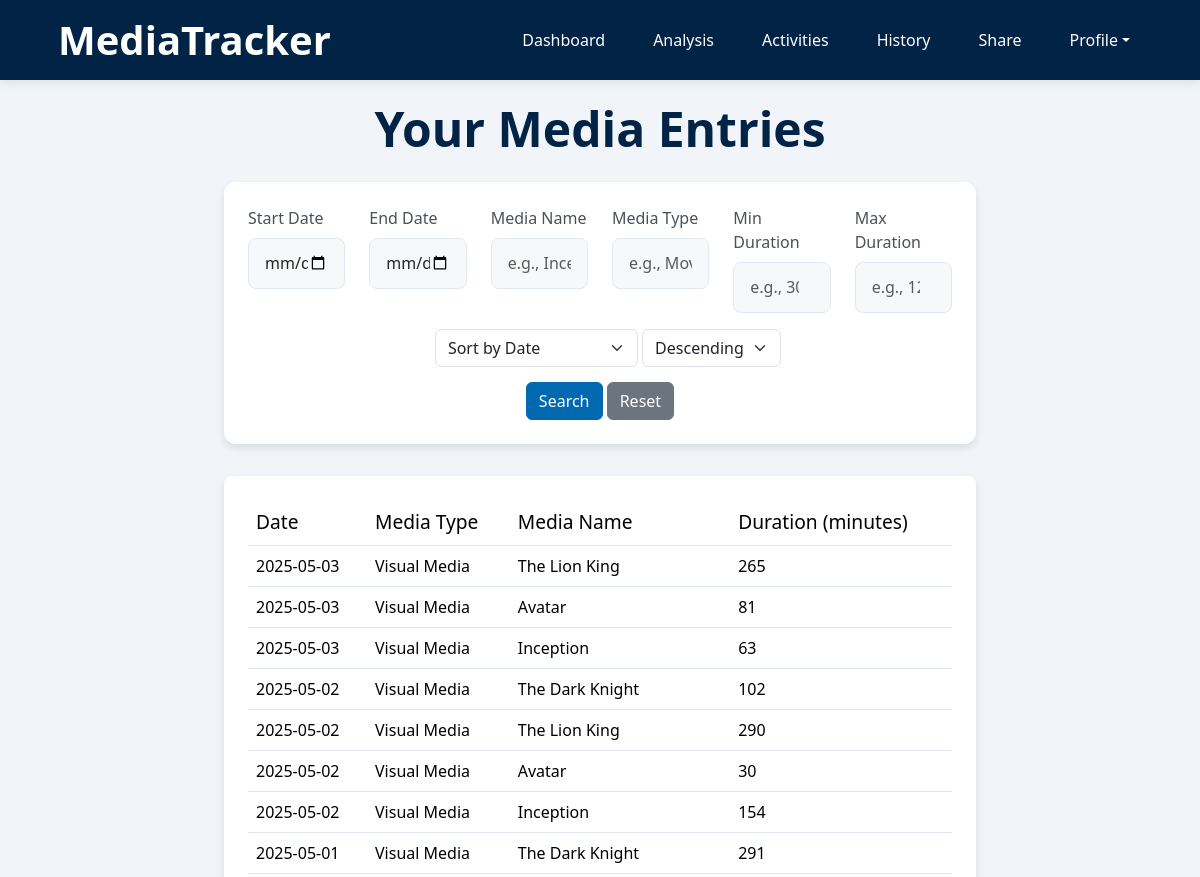
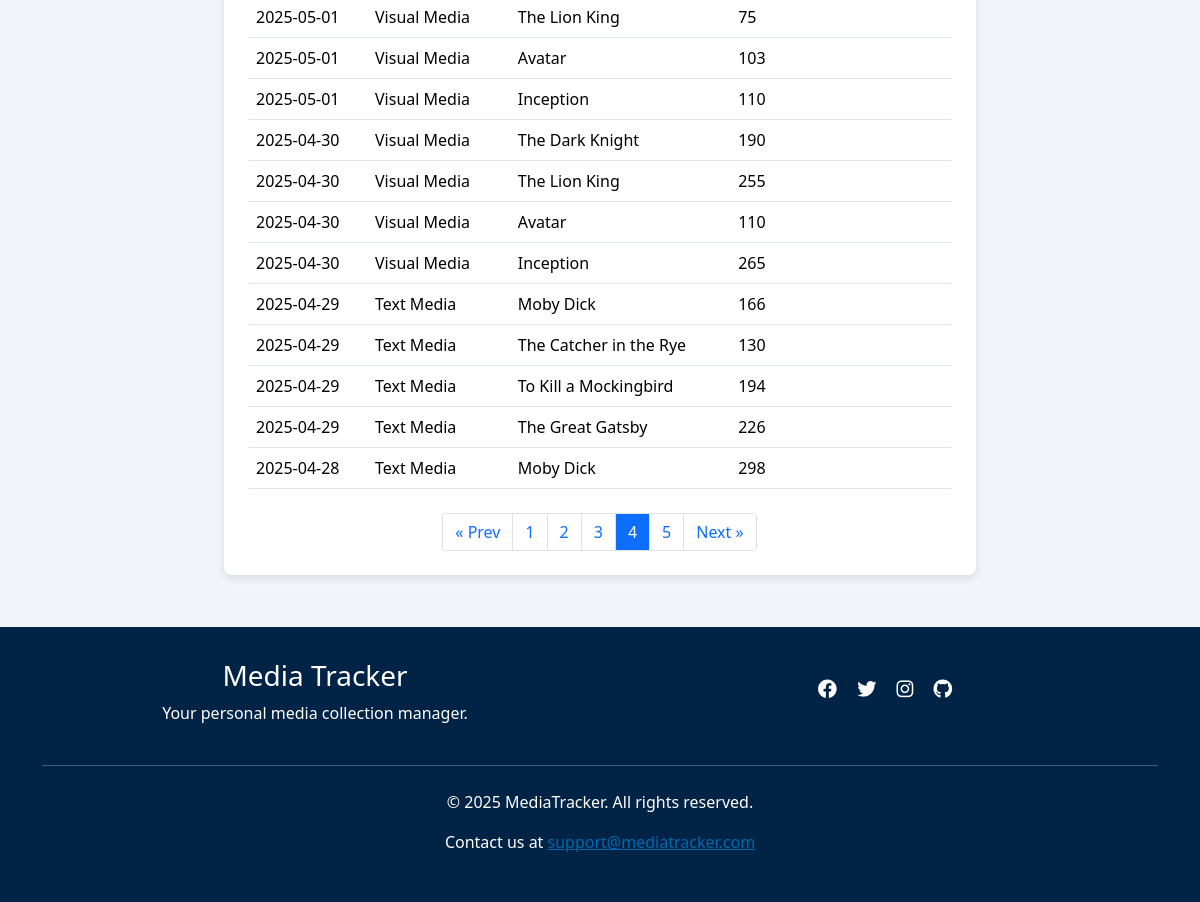
The app's page /viewdata?page=4 (signed in) with its own data (2 pictures, top to bottom).
### app/models.py (models this page shows)
class Entries(db.Model):
    __tablename__ = 'Entries'
    id = db.Column(db.Integer, primary_key=True)
    activity_id = db.Column(db.Integer, db.ForeignKey('Activities.id'), nullable=True)
    date = db.Column(db.Date, nullable=False)
    duration = db.Column(db.Integer, nullable=False)
    comment = db.Column(db.Text, nullable=True)

class Activities(db.Model):
    __tablename__ = 'Activities'
    id = db.Column(db.Integer, primary_key=True)
    username = db.Column(db.String(80), db.ForeignKey('Users.username'), nullable=False)
    media_type = db.Column(db.String(50), nullable=False)
    media_subtype = db.Column(db.String(50), nullable=True)
    media_name = db.Column(db.String(120), nullable=False)
    status = db.Column(db.String(20), nullable=False, default='ongoing')
    start_date = db.Column(db.Date, nullable=True)
    end_date = db.Column(db.Date, nullable=True)
    rating = db.Column(db.Float, nullable=True)
    comment = db.Column(db.Text, nullable=True)
    media_entries = db.relationship('Entries', backref='activity')

### app/routes.py (the view)
@blueprint.route('/viewdata', methods=['GET'])
@login_required
def viewdata():
    result = get_entries(current_user.username, request)
    if result: return result

### app/forms.py
class DeleteEntryForm(FlaskForm):
    entry_id = HiddenField('Entry ID', validators=[DataRequired()])
    submit = SubmitField('Delete Entry')

### app/models.py (called while the page is built)
@login.user_loader
def load_user(username):
    return db.session.get(Users, username)

### app/templates/viewdata.html (shortened to what this page needs)
{% extends "base.html" %}
{% block content %}
<div class="page-container">
    {% if current_user.username == username %}
        <h2 class="text-center page-title">Your Media Entries</h2>
    {% else %}
        <h2 class="text-center page-title">{{ username }}'s Media Entries</h2>
    {% endif %}
    <section class="section wow fadeIn" data-wow-duration="0.2s" data-wow-delay="0.05s">
        <form action="{{ url_for('main.viewdata') }}" method="GET">
            <div class="row">
                <div class="col-md-2">
                    <label for="start_date" class="form-label">Start Date</label>
                    <input type="date" id="start_date" name="start_date" class="form-control" value="{{ request.args.get('start_date', '') }}">
                </div>
                <div class="col-md-2">
                    <label for="end_date" class="form-label">End Date</label>
                    <input type="date" id="end_date" name="end_date" class="form-control" value="{{ request.args.get('end_date', '') }}">
                </div>
                <div class="col-md-2">
                    <label for="media_name" class="form-label">Media Name</label>
                    <input type="text" id="media_name" name="media_name" class="form-control" placeholder="e.g., Inception" value="{{ request.args.get('media_name', '') }}">
                </div>
                <div class="col-md-2">
                    <label for="media_type" class="form-label">Media Type</label>
                    <input type="text" id="media_type" name="media_type" class="form-control" placeholder="e.g., Movie" value="{{ request.args.get('media_type', '') }}">
                </div>
                <div class="col-md-2">
                    <label for="min_duration" class="form-label">Min Duration</label>
                    <input type="number" id="min_duration" name="min_duration" class="form-control" placeholder="e.g., 30" value="{{ request.args.get('min_duration', '') }}">
                </div>
                <div class="col-md-2">
                    <label for="max_duration" class="form-label">Max Duration</label>
                    <input type="number" id="max_duration" name="max_duration" class="form-control" placeholder="e.g., 120" value="{{ request.args.get('max_duration', '') }}">
                </div>
            </div>
            <div class="row mt-3">
                <div class="sort text-center">
                    <select name="sort_field" class="form-select d-inline-block w-auto ms-3" style="display:inline-block; width:auto;">
                        <option value="date" {% if request.args.get('sort_field', 'date') == 'date' %}selected{% endif %}>Sort by Date</option>
                    </select>
                    <select name="sort_order" class="form-select d-inline-block w-auto" style="display:inline-block; width:auto;">
                        <option value="desc" {% if request.args.get('sort_order', 'desc') == 'desc' %}selected{% endif %}>Descending</option>
                    </select>
                </div>
                <div class="col-md-12 text-center">
                    <button type="submit" class="btn btn-primary">Search</button>
                    <a href="{{ url_for('main.viewdata') }}" class="btn btn-secondary">Reset</a>
                </div>
            </div>
        </form>
    </section>
    <section class="table-section wow fadeIn" data-wow-duration="0.2s" data-wow-delay="0.1">
        <table class="table hover">
            <thead>
                <tr>
                    <th class="wow fadeInUp" data-wow-duration="0.2s" data-wow-delay="0.1s">Date</th>
                    <th class="wow fadeInUp" data-wow-duration="0.2s" data-wow-delay="0.15s">Media Type</th>
                    <th class="wow fadeInUp" data-wow-duration="0.2s" data-wow-delay="0.2s">Media Name</th>
                    <th class="wow fadeInUp" data-wow-duration="0.2s" data-wow-delay="0.25s">Duration (minutes)</th>
                </tr>
            </thead>
            <tbody>
                {% for entry in entries %}
                <tr class="entry-row wow animate__animated" data-wow-duration="0.5s">
                    <td class="wow fadeInUp" data-wow-duration="0.2s" data-wow-delay="0.1s">{{ entry.date }}</td>
                    <td class="wow fadeInUp" data-wow-duration="0.2s" data-wow-delay="0.15s">{{ entry.activity.media_type }}</td>
                    <td class="wow fadeInUp" data-wow-duration="0.2s" data-wow-delay="0.2s">{{ entry.activity.media_name }}</td>
                    <td class="wow fadeInUp" data-wow-duration="0.2s" data-wow-delay="0.25s">{{ entry.duration }}</td>
                </tr>
                {% endfor %}
            </tbody>
        </table>
        {% if total_pages > 1 %}
            <nav aria-label="Pagination">
            <ul class="pagination justify-content-center mt-4">
                {% if page > 1 %}
                <li class="page-item">
                    <a class="page-link"
                    href="{{ url_for(request.endpoint, page=page-1, **request_args) }}">
                    &laquo; Prev
                    </a>
                </li>
                {% endif %}
                {% for p in range(1, total_pages+1) %}
                <li class="page-item {% if p==page %}active{% endif %}">
                    <a class="page-link"
                    href="{{ url_for(request.endpoint, page=p, **request_args) }}">
                    {{ p }}
                    </a>
                </li>
                {% endfor %}
                {% if page < total_pages %}
                <li class="page-item">
                    <a class="page-link"
                    href="{{ url_for(request.endpoint, page=page+1, **request_args) }}">
                    Next &raquo;
                    </a>
                </li>
                {% endif %}
            </ul>
            </nav>
            {% endif %}
    </section>
</div>
{% endblock %}

### app/static/styles.css (style rules this page uses)
:root { --primary-color: #0069af; --secondary-color: #002346; --background-color:#f1f5f9; --light-border: #e2e8f0; }
body { font-family: 'Segoe UI', Tahoma, Geneva, Verdana, sans-serif; background-color: var(--background-color); }
nav ul { display: flex; list-style: none; margin: 0; padding: 0; }
nav ul li { margin-left: 1.5rem; }
nav ul li a { color: white; text-decoration: none; font-weight: 500; transition: color 0.3s; padding: 0.5rem 0.75rem; border-radius: 4px; }
html, body { height: 100%; margin: 0; padding: 0; }
body { display: flex; flex-direction: column; }
table { width: 100%; border-collapse: collapse; }
th { background-color: #ffffff; padding: 0.75rem 1rem; text-align: left; font-weight: 500; color: #495057; border-bottom: 1px solid var(--light-border); font-size: 1.2rem; }
td { padding: 0.75rem; border-bottom: 1px solid var(--light-border); vertical-align: middle; }
thead { padding: 0.75rem 1rem; }
.btn-primary { background-color: var(--primary-color); border-color: var(--primary-color); }
.section { background: white; border-radius: 0.75rem; box-shadow: 0 4px 8px rgba(0,0,0,0.1); padding: 1.5rem; margin-bottom: 2rem; }
.page-title { font-size: 3rem; font-weight: bold; margin-bottom: 1.5rem; color: var(--secondary-color); }
.page-container { margin: 0 auto; width: 66%; padding: 20px; }
.pagination .page-item { margin: 0; }
.pagination .page-link { border-radius: 0; margin-left: -1px; border: 1px solid #dee2e6; }
.pagination .page-item:first-child .page-link { border-top-left-radius: 0.25rem; border-bottom-left-radius: 0.25rem; }
.pagination .page-item:last-child .page-link { border-top-right-radius: 0.25rem; border-bottom-right-radius: 0.25rem; }
.table-section { background-color: white; border-radius: 8px; box-shadow: 0 4px 8px rgba(0, 0, 0, 0.1); padding: 1.5rem; margin-bottom: 2rem; overflow-x: auto; }
.form-control { padding: 0.8rem 1rem; border-radius: 8px; border: 1px solid var(--light-border); transition: all 0.3s ease; font-size: 1rem; background-color: #f2f4f59c; }
.form-label { font-weight: 500; margin-bottom: 0.5rem; color: #495057; }
.wow { visibility: hidden; }
.wow.animated { visibility: visible; }
.entry-row { background-color: white; }
.sort { padding-bottom: 15px; }

### records on screen
Entries: date "2025-05-03", activity.media_type "Visual Media", activity.media_name "The Lion King", duration "265"
Entries: date "2025-05-03", activity.media_type "Visual Media", activity.media_name "Avatar", duration "81"
Entries: date "2025-05-03", activity.media_type "Visual Media", activity.media_name "Inception", duration "63"
Entries: date "2025-05-02", activity.media_type "Visual Media", activity.media_name "The Dark Knight", duration "102"
Entries: date "2025-05-02", activity.media_type "Visual Media", activity.media_name "The Lion King", duration "290"
Entries: date "2025-05-02", activity.media_type "Visual Media", activity.media_name "Avatar", duration "30"
Entries: date "2025-05-02", activity.media_type "Visual Media", activity.media_name "Inception", duration "154"
Entries: date "2025-05-01", activity.media_type "Visual Media", activity.media_name "The Dark Knight", duration "291"
Entries: date "2025-05-01", activity.media_type "Visual Media", activity.media_name "The Lion King", duration "75"
Entries: date "2025-05-01", activity.media_type "Visual Media", activity.media_name "Avatar", duration "103"
Entries: date "2025-05-01", activity.media_type "Visual Media", activity.media_name "Inception", duration "110"
Entries: date "2025-04-30", activity.media_type "Visual Media", activity.media_name "The Dark Knight", duration "190"
Entries: date "2025-04-30", activity.media_type "Visual Media", activity.media_name "The Lion King", duration "255"
Entries: date "2025-04-30", activity.media_type "Visual Media", activity.media_name "Avatar", duration "110"
Entries: date "2025-04-30", activity.media_type "Visual Media", activity.media_name "Inception", duration "265"
Entries: date "2025-04-29", activity.media_type "Text Media", activity.media_name "Moby Dick", duration "166"
Entries: date "2025-04-29", activity.media_type "Text Media", activity.media_name "The Catcher in the Rye", duration "130"
Entries: date "2025-04-29", activity.media_type "Text Media", activity.media_name "To Kill a Mockingbird", duration "194"
Entries: date "2025-04-29", activity.media_type "Text Media", activity.media_name "The Great Gatsby", duration "226"
Entries: date "2025-04-28", activity.media_type "Text Media", activity.media_name "Moby Dick", duration "298"

### other values on screen
{{ p }} "1" "2" "3" "4" "5"
